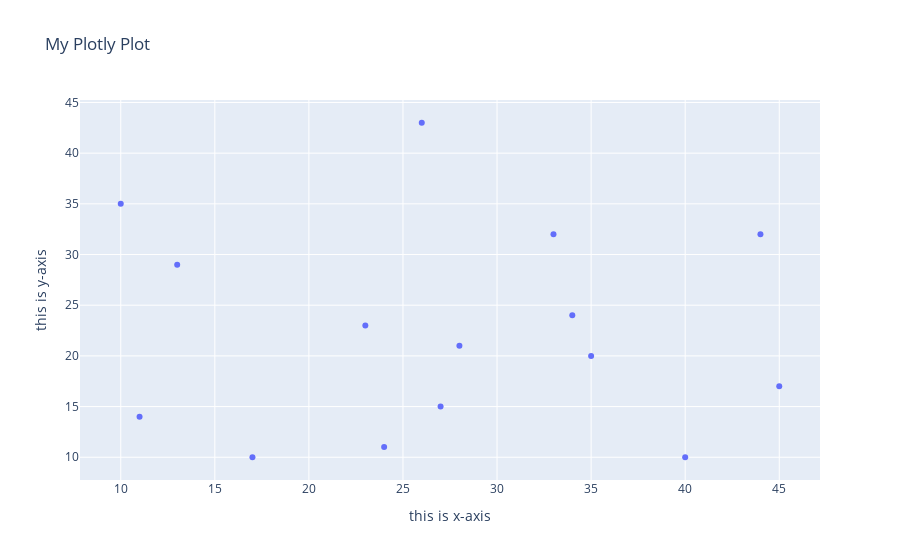

The cell this chart's notebook holds for it:
### Code cell
fig = go.Figure(data = go.Scatter(x = abc, y = xyz, mode = "markers"))

fig.update_layout(
    title = "My Plotly Plot",
    xaxis_title = "this is x-axis",
    yaxis_title = "this is y-axis"
)

### Figure 1 — Plotly figure (JSON) as saved in the notebook; plotly's stock layout.template omitted (floating-point values rounded to 4 significant figures)
{"data": [{"mode": "markers", "type": "scatter", "x": [34, 10, 40, 35, 26, 11, 23, 13, 28, 45, 17, 27, 44, 24, 33], "y": [24, 35, 10, 20, 43, 14, 23, 29, 21, 17, 10, 15, 32, 11, 32]}], "layout": {"autosize": true, "title": {"text": "My Plotly Plot"}, "xaxis": {"autorange": true, "range": [7.789, 47.21], "title": {"text": "this is x-axis"}, "type": "linear"}, "yaxis": {"autorange": true, "range": [7.277, 45.72], "title": {"text": "this is y-axis"}, "type": "linear"}}}
